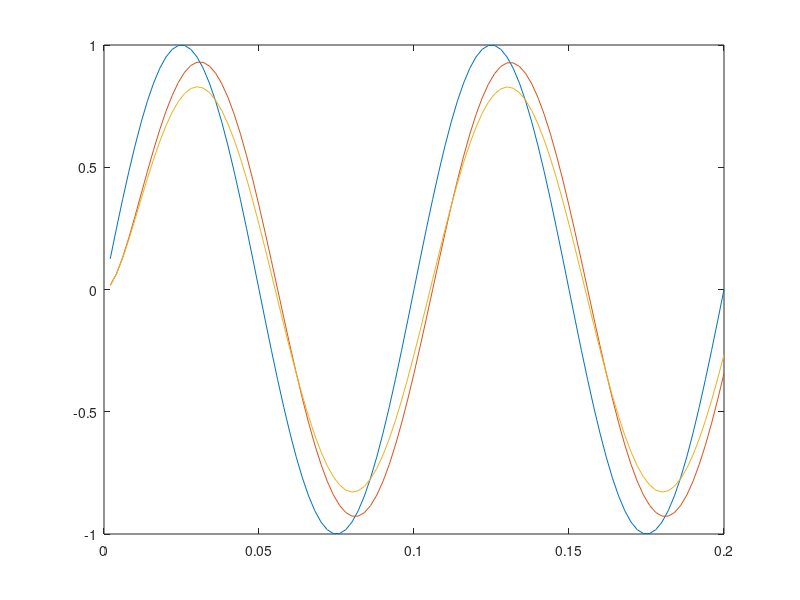

This figure's MATLAB source:
% 1st-order Butterworth - fc 25 Hz at fs 500 Hz
nmax = 100;
n = (1:nmax);
fs = 500;
f = 10;
t = n / fs;
x = sin(2*pi*f*n/fs);

% real coefficients (butter(1,0.1)
a0 = 0.1367; 
a1 = a0;
b0 = 1;
b1 = -0.7265;
x1 = 0; y1 = 0;
for i = 1:nmax
    x0 = x(i);
    y0 = a0 * x0 + a1 * x1 - b1 * y1;
    y(i) = y0;
    x1 = x0; y1 = y0;
end;

% 14 bits fraction
a0 = 2239; 
a1 = a0;
b0 = 16384;
b1 = -11903;
x1 = 0; y1 = 0;
for i = 1:nmax
    x0 = x(i);
    y0 = (a0 * x0 + a1 * x1 - b1 * y1) / 16384;
    y(i) = y0;
    x1 = x0; y1 = y0;
end;

% 14 bits fraction, approximated to powers of 2
a0 = 2048 + 128 + 64; % 2240
a1 = a0;
b0 = 16384;
b1 = -(8192 + 2048 + 1024); % 11264
x1 = 0; y1 = 0;
for i = 1:nmax
    x0 = x(i);
    y0 = (a0 * x0 + a1 * x1 - b1 * y1) / 16384;
    z(i) = y0;
    x1 = x0; y1 = y0;
end;
figure ; plot(t,[x',y',z']);
